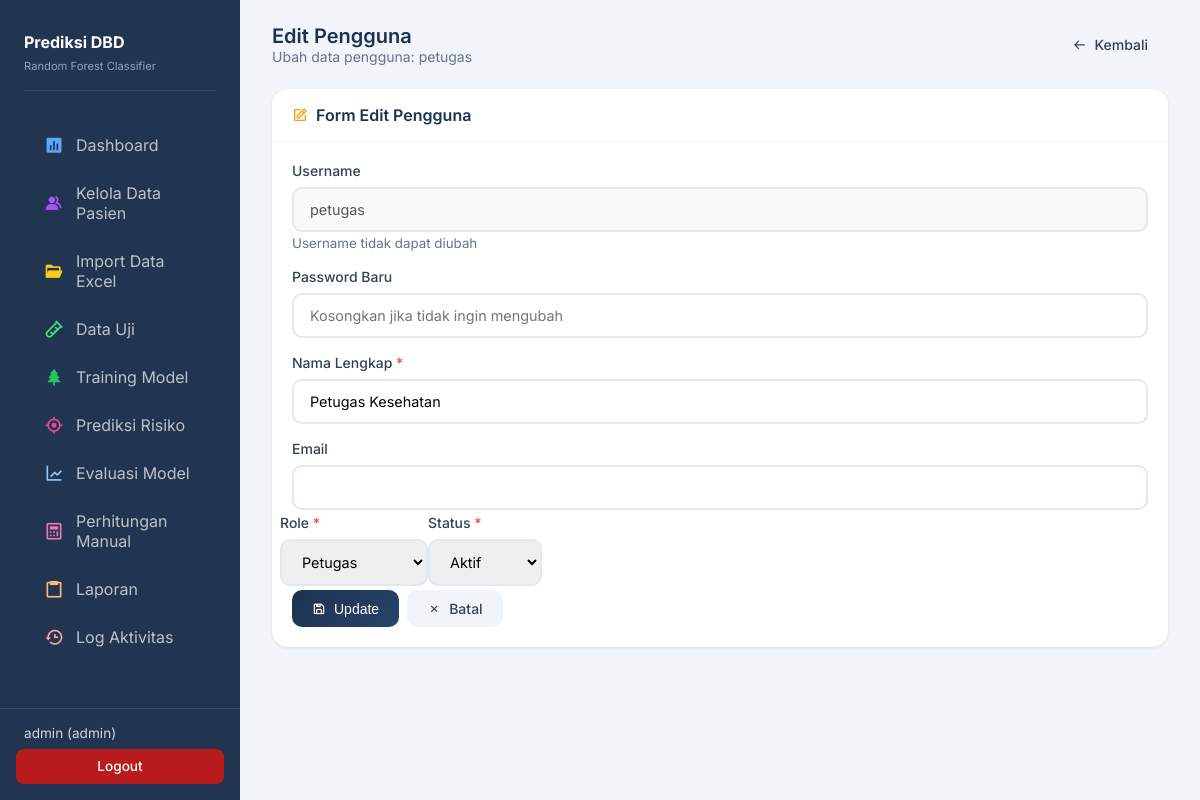
Screenshot of /users/edit/2 (signed in) with the database file from the repository.
### app/models.py (models this page shows, shortened)
class User(UserMixin, db.Model):
    __tablename__ = 'users'
    id = db.Column(db.Integer, primary_key=True)
    username = db.Column(db.String(50), unique=True, nullable=False)
    password = db.Column(db.String(255), nullable=False)
    nama_lengkap = db.Column(db.String(100), nullable=False)
    email = db.Column(db.String(100))
    role = db.Column(db.Enum('admin', 'petugas'), default='petugas')
    foto = db.Column(db.String(255), default='default.png')
    status = db.Column(db.Enum('aktif', 'nonaktif'), default='aktif')
    last_login = db.Column(db.DateTime)
    created_at = db.Column(db.DateTime, default=datetime.utcnow)
    updated_at = db.Column(db.DateTime, default=datetime.utcnow, onupdate=datetime.utcnow)

### app/routes/users.py (the view, shortened to what this page needs)
@users_bp.route('/edit/<int:id>', methods=['GET', 'POST'])
@login_required
@admin_required
def edit(id):
    user = User.query.get_or_404(id)
    return render_template('users/edit.html', user=user)

### app/templates/users/edit.html (shortened to what this page needs)
{% extends "base.html" %}
{% block content %}
<div class="page-header">
    <div>
        <h4>Edit Pengguna</h4>
        <p>Ubah data pengguna: {{ user.username }}</p>
    </div>
    <a href="{{ url_for('users.index') }}" class="btn btn-secondary"><i class='bx bx-arrow-back'></i> Kembali</a>
</div>
<div class="card">
    <div class="card-header">
        <h5><i class='bx bx-edit text-warning me-2'></i>Form Edit Pengguna</h5>
    </div>
    <div class="card-body">
        <form method="POST">
            <div class="mb-3">
                <label class="form-label">Username</label>
                <input type="text" class="form-control" value="{{ user.username }}" disabled>
                <small class="text-muted">Username tidak dapat diubah</small>
            </div>
            <div class="mb-3">
                <label class="form-label">Password Baru</label>
                <input type="password" name="password" class="form-control" placeholder="Kosongkan jika tidak ingin mengubah">
            </div>
            <div class="mb-3">
                <label class="form-label">Nama Lengkap <span class="text-danger">*</span></label>
                <input type="text" name="nama_lengkap" class="form-control" value="{{ user.nama_lengkap }}" required>
            </div>
            <div class="mb-3">
                <label class="form-label">Email</label>
                <input type="email" name="email" class="form-control" value="{{ user.email or '' }}">
            </div>
            <div class="row">
                <div class="col-md-6 mb-3">
                    <label class="form-label">Role <span class="text-danger">*</span></label>
                    <select name="role" class="form-control" required>
                        <option value="petugas" {% if user.role == 'petugas' %}selected{% endif %}>Petugas</option>
                    </select>
                </div>
                <div class="col-md-6 mb-3">
                    <label class="form-label">Status <span class="text-danger">*</span></label>
                    <select name="status" class="form-control" required>
                        <option value="aktif" {% if user.status == 'aktif' %}selected{% endif %}>Aktif</option>
                    </select>
                </div>
            </div>
            <div class="d-flex gap-2 mt-4">
                <button type="submit" class="btn btn-primary"><i class='bx bx-save'></i> Update</button>
                <a href="{{ url_for('users.index') }}" class="btn btn-secondary"><i class='bx bx-x'></i> Batal</a>
            </div>
        </form>
    </div>
</div>
{% endblock %}

### app/templates/base.html (shortened to what this page needs)
<!DOCTYPE html>
<html lang="id">
<head>
    <link href="https://unpkg.com/boxicons@2.1.4/css/boxicons.min.css" rel="stylesheet">
</head>
<body>
    <aside class="sidebar" id="sidebar">
        <div class="sidebar-brand" style="margin-top: 0.5rem;">
            <div class="sidebar-brand-text">
                <h5>Prediksi DBD</h5>
                <small>Random Forest Classifier</small>
            </div>
        </div>
        <ul class="nav-menu">
            <li class="nav-item">
                <a href="{{ url_for('main.index') }}" class="nav-link {% if request.endpoint == 'main.index' %}active{% endif %}">
                    <i class='bx bxs-bar-chart-square' style="color: #60a5fa;"></i>
                    <span>Dashboard</span>
                </a>
            </li>
            {% if current_user.role in ['admin', 'petugas'] %}
            <li class="nav-item">
                <a href="{{ url_for('data.index') }}" class="nav-link {% if request.endpoint == 'data.index' %}active{% endif %}">
                    <i class='bx bxs-group' style="color: #a855f7;"></i>
                    <span>Kelola Data Pasien</span>
                </a>
            </li>
            <li class="nav-item">
                <a href="{{ url_for('data.import_excel') }}" class="nav-link {% if request.endpoint == 'data.import_excel' %}active{% endif %}">
                    <i class='bx bxs-folder-open' style="color: #facc15;"></i>
                    <span>Import Data Excel</span>
                </a>
            </li>
            {% endif %}
            {% if current_user.role in ['admin', 'petugas'] %}
            <li class="nav-item">
                <a href="{{ url_for('data_uji.index') }}" class="nav-link {% if request.endpoint == 'data_uji.index' %}active{% endif %}">
                    <i class='bx bx-test-tube' style="color: #4ade80;"></i>
                    <span>Data Uji</span>
                </a>
            </li>
            {% endif %}
            {% if current_user.role in ['admin', 'petugas'] %}
            <li class="nav-item">
                <a href="{{ url_for('training.index') }}" class="nav-link {% if request.endpoint and 'training' in request.endpoint %}active{% endif %}">
                    <i class='bx bxs-tree' style="color: #22c55e;"></i>
                    <span>Training Model</span>
                </a>
            </li>
            {% endif %}
            <li class="nav-item">
                <a href="{{ url_for('prediksi.index') }}" class="nav-link {% if 'prediksi' in request.endpoint %}active{% endif %}">
                    <i class='bx bx-target-lock' style="color: #ec4899;"></i>
                    <span>Prediksi Risiko</span>
                </a>
            </li>
            <li class="nav-item">
                <a href="{{ url_for('evaluasi.index') }}" class="nav-link {% if 'evaluasi' in request.endpoint %}active{% endif %}">
                    <i class='bx bx-line-chart' style="color: #93c5fd;"></i>
                    <span>Evaluasi Model</span>
                </a>
            </li>
            {% if current_user.role in ['admin', 'petugas'] %}
            <li class="nav-item">
                <a href="{{ url_for('perhitungan.index') }}" class="nav-link {% if request.endpoint and 'perhitungan' in request.endpoint %}active{% endif %}">
                    <i class='bx bx-calculator' style="color: #f472b6;"></i>
                    <span>Perhitungan Manual</span>
                </a>
            </li>
            {% endif %}
            <li class="nav-item">
                <a href="{{ url_for('laporan.index') }}" class="nav-link {% if request.endpoint and 'laporan' in request.endpoint %}active{% endif %}">
                    <i class='bx bx-clipboard' style="color: #fdba74;"></i>
                    <span>Laporan</span>
                </a>
            </li>
            {% if current_user.role == 'admin' %}
            <li class="nav-item">
                <a href="{{ url_for('log.index') }}" class="nav-link {% if 'log' in request.endpoint %}active{% endif %}">
                    <i class='bx bx-history' style="color: #fca5a5;"></i>
                    <span>Log Aktivitas</span>
                </a>
            </li>
            {% endif %}
        </ul>
        <div class="user-menu" style="padding: 1rem; border-top: 1px solid rgba(255,255,255,0.1); margin: auto -1.5rem 0 -1.5rem; background: var(--sidebar-bg);">
            <div style="margin-bottom: 0.5rem; padding: 0 0.5rem; font-size: 0.85rem; color: rgba(255,255,255,0.8);">
                {{ current_user.username }} ({{ current_user.role }})
            </div>
            <a href="{{ url_for('auth.logout') }}" class="btn btn-danger" style="width: 100%; border-radius: 8px; padding: 0.6rem; justify-content: center; background: #b91c1c; border: none; font-size: 0.85rem;">
                Logout
            </a>
        </div>
    </aside>
    <main class="main-content">
        {% block content %}{% endblock %}
    </main>
</body>
</html>

### app/templates/base.html (style rules this page uses)
:root { --primary: #1c324f; --primary-light: #28446b; --primary-100: #e2e8f0; --danger: #ef4444; --danger-light: #fee2e2; --warning: #f59e0b; --warning-light: #fdf6b2; --success: #22c55e; --success-light: #def7ec; --info: #3b82f6; --info-light: #dbeafe; --gray-50: #f8fafc; --gray-100: #f1f5f9; --gray-200: #e2e8f0; --gray-300: #cbd5e1; --gray-400: #94a3b8; --gray-500: #64748b; --gray-600: #475569; --gray-700: #334155; --gray-800: #1c324f; --gray-900: #0f172a; --sidebar-bg: #213550; --sidebar-width: 240px; }
* { box-sizing: border-box; margin: 0; padding: 0; }
body { font-family: 'Inter', sans-serif; background: var(--gray-100); min-height: 100vh; color: var(--gray-700); overflow-x: hidden; }
html { scroll-behavior: smooth; }
.sidebar { position: fixed; left: 0; top: 0; width: var(--sidebar-width); height: 100vh; background: var(--sidebar-bg); color: white; padding: 1.5rem; padding-bottom: 0; overflow-y: auto; z-index: 1000; transition: transform 0.3s ease; display: flex; flex-direction: column; }
.sidebar-brand { display: flex; align-items: center; gap: 0.75rem; margin-bottom: 2rem; padding-bottom: 1rem; border-bottom: 1px solid rgba(255,255,255,0.1); }
.sidebar-brand-text h5 { font-size: 1rem; font-weight: 700; margin-bottom: 0.125rem; color: white; }
.sidebar-brand-text small { font-size: 0.7rem; color: var(--gray-400); }
.nav-menu { list-style: none; flex: 1; overflow-y: auto; padding-bottom: 1rem; }
.nav-item { margin-bottom: 0.25rem; }
.nav-link { display: flex; align-items: center; gap: 0.75rem; padding: 0.75rem 1rem; color: rgba(255,255,255,0.7); text-decoration: none; transition: all 0.2s; border-left: 4px solid transparent; }
.nav-link i { font-size: 1.25rem; }
.main-content { margin-left: var(--sidebar-width); padding: 1.5rem 2rem; min-height: 100vh; }
.card { background: white; border-radius: 16px; box-shadow: 0 1px 3px rgba(0,0,0,0.1); margin-bottom: 1.5rem; overflow: hidden; }
.card-header { padding: 1rem 1.25rem; border-bottom: 1px solid var(--gray-100); display: flex; justify-content: space-between; align-items: center; }
.card-header h5 { font-size: 1rem; font-weight: 600; color: var(--gray-800); display: flex; align-items: center; }
.card-body { padding: 1.25rem; }
.btn { display: inline-flex; align-items: center; justify-content: center; gap: 0.5rem; padding: 0.625rem 1.25rem; border-radius: 10px; font-size: 0.875rem; font-weight: 500; cursor: pointer; border: none; transition: all 0.2s; text-decoration: none; }
.btn-primary { background: linear-gradient(135deg, var(--primary), var(--primary-light)); color: white; }
.btn-secondary { background: var(--gray-100); color: var(--gray-700); }
.btn-danger { background: var(--danger); color: white; }
.form-label { display: block; margin-bottom: 0.5rem; font-weight: 500; color: var(--gray-700); font-size: 0.875rem; }
.form-control { width: 100%; padding: 0.75rem 1rem; border: 2px solid var(--gray-200); border-radius: 10px; font-size: 0.9rem; transition: all 0.2s; font-family: inherit; }
.page-header { display: flex; justify-content: space-between; align-items: center; margin-bottom: 1.5rem; }
.page-header h4 { font-size: 1.25rem; font-weight: 600; color: var(--gray-800); }
.page-header p { color: var(--gray-500); font-size: 0.875rem; }
.row { display: flex; flex-wrap: wrap; margin: -0.75rem; }
.text-muted { color: var(--gray-500); }
.text-warning { color: var(--warning); }
.text-danger { color: var(--danger); }
.mb-3 { margin-bottom: 1rem; }
.me-2 { margin-right: 0.5rem; }
.d-flex { display: flex; }
.gap-2 { gap: 0.5rem; }
.user-menu { margin-top: auto; margin-left: -1.5rem; margin-right: -1.5rem; padding: 0.75rem 1.5rem; background: rgba(255,255,255,0.1); border-top: 1px solid rgba(255,255,255,0.1); flex-shrink: 0; }

### rows the page displays
User: username "admin", role "admin"
User: username "petugas", nama_lengkap "Petugas Kesehatan", role "Petugas", status "Aktif"
